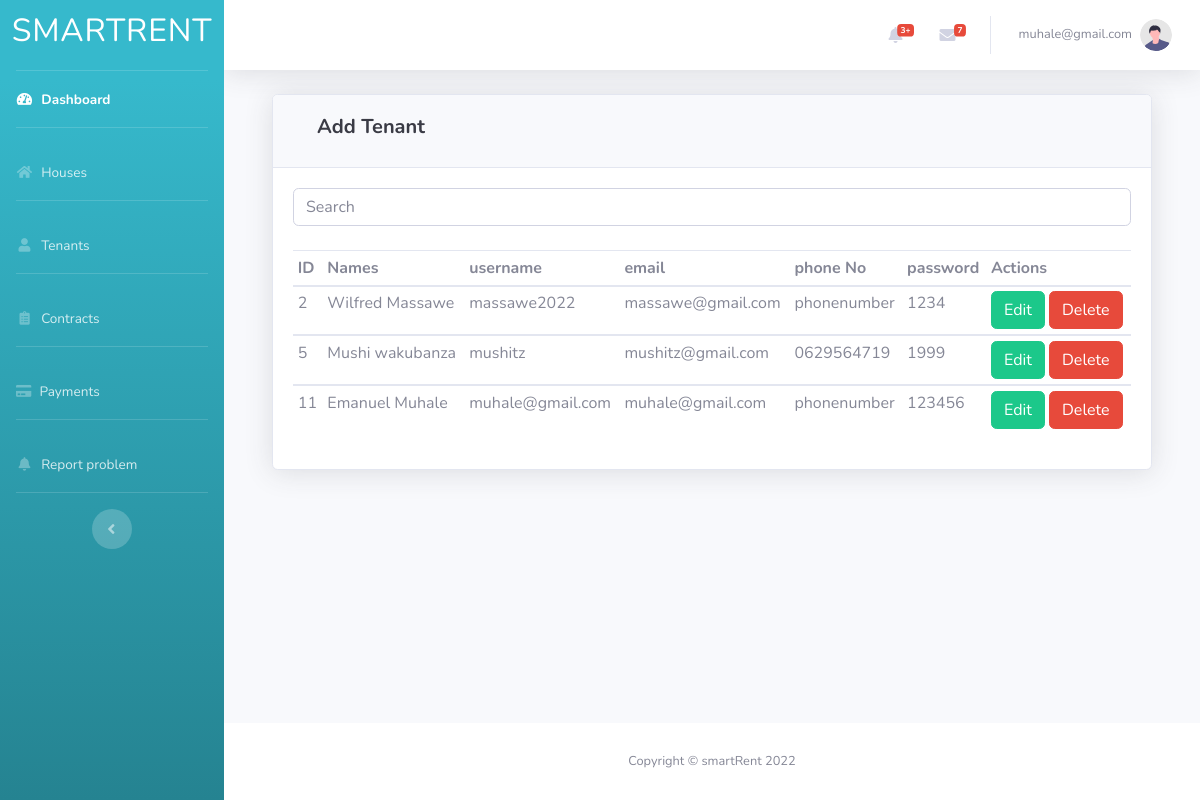
/admin/tenabus.php (signed in), run on the app's committed database.
### tables this page shows
CREATE TABLE `tenabus` (
  `id` int(20) NOT NULL,
  `tenantnames` varchar(100) NOT NULL,
  `username` varchar(100) NOT NULL,
  `email` varchar(100) NOT NULL,
  `phonenumber` varchar(100) NOT NULL,
  `password` varchar(100) NOT NULL,
  `usertype` varchar(20) NOT NULL
);

### admin/tenabus.php (the view, shortened to what this page needs)
<?php
   include('includes/header.php');
   include('includes/navbar.php');
   $link = mysqli_connect('localhost', 'root','', 'srental');
    $query = "SELECT * from tenabus";
    $result = mysqli_query($link, $query);
 ?>
 <div id="content-wrapper" class="d-flex flex-column">
<div id="content">
    <nav class="navbar navbar-expand navbar-light bg-white topbar mb-4 static-top shadow">
        <ul class="navbar-nav ml-auto">
            <li class="nav-item dropdown no-arrow mx-1">
                <a class="nav-link dropdown-toggle" href="#" id="alertsDropdown" role="button"
                    data-toggle="dropdown" aria-haspopup="true" aria-expanded="false">
                    <i class="fas fa-bell fa-fw"></i>
                    <span class="badge badge-danger badge-counter">3+</span>
                </a>
            </li>
            <li class="nav-item dropdown no-arrow mx-1">
                <a class="nav-link dropdown-toggle" href="#" id="messagesDropdown" role="button"
                    data-toggle="dropdown" aria-haspopup="true" aria-expanded="false">
                    <i class="fas fa-envelope fa-fw"></i>
                    <span class="badge badge-danger badge-counter">7</span>
                </a>
            </li>
            <li class="nav-item dropdown no-arrow">
                <a class="nav-link dropdown-toggle" href="#" id="userDropdown" role="button"
                    data-toggle="dropdown" aria-haspopup="true" aria-expanded="false">
                    <span class="mr-2 d-none d-lg-inline text-gray-600 small">
                    <?php
                                       echo $_SESSION['username'];
                                    ?>
                    </span>
                    <img class="img-profile rounded-circle"
                        src="img/undraw_profile.svg">
                </a>
            </li>
        </ul>
    </nav>
    <div class="container-fluid">
            <div class="container-fluid">
    <div class="card shadow mb-4">
      <div class="card-header py-3">
        <ul class="navbar-nav ml-auto">
            <li class="nav-item dropdown no-arrow">
                    <a class="dropdown-item" href="#" data-toggle="modal" data-target="#busModal">
                        <h5><b> Add Tenant</b></h5>
                    </a>
           </li>
        </ul>
</div>
               <div class="card-body">
                   <div class="form-outline mb-4">
                       <input type="search" class="form-control" id="dataTable-search-input" placeholder="Search">
                   </div>
                    <div class="table-responsive">
                        <table class="table table-sm" id="dataTable" width="100%" cellspacing="0" >
                        <thead>
                                           <tr>
                                               <th>ID</th>
                                               <th>Names</th>
                                               <th>username </th>
                                               <th>email</th>
                                               <th>phone No</th>
                                               <th>password</th>
                                               <th>Actions</th>
                                           </tr>
                                       </thead>
                                       <?php
                                            while($row1=mysqli_fetch_assoc($result))
                                            {
                                        ?>
                                       <tbody>
                                           <tr>
                                               <td><?php echo $row1['id']; ?></td>
                                               <td><?php echo $row1['tenantnames']; ?></td>
                                               <td><?php echo $row1['username']; ?></td>
                                               <td><?php echo $row1['email']; ?></td>
                                               <td><?php echo $row1['phonenumber']; ?></td>
                                               <td><?php echo $row1['password']; ?></td>
                                   <td>
                                   <form action="edit_tenabus.php" method="POST">
                                             <button type="submit" name="edit_data" class="btn btn-success">Edit</button>
                                             <a href="tenabus.php?delete=<?php echo $row1['id']; ?>" class="btn btn-danger">Delete</a>
                                       </form>
                                       </td>
                               </tr>
                           </tbody>
                <?php
                    }
                ?>
                        </table>
                         </div>
                    </div>
                </div>
                </div>
    </div>
</div>
<?php
include('includes/footer.php');
?>

### data on the page
tenabus: id "2", tenantnames "Wilfred Massawe", username "massawe2022", email "massawe@gmail.com", phonenumber "phonenumber", password "1234"
tenabus: id "5", tenantnames "Mushi wakubanza", username "mushitz", email "mushitz@gmail.com", phonenumber "0629564719", password "1999"
tenabus: id "11", tenantnames "Emanuel Muhale", username "muhale@gmail.com", email "muhale@gmail.com", phonenumber "phonenumber", password "123456"

### other printed values
$_SESSION['username'] "muhale@gmail.com"
